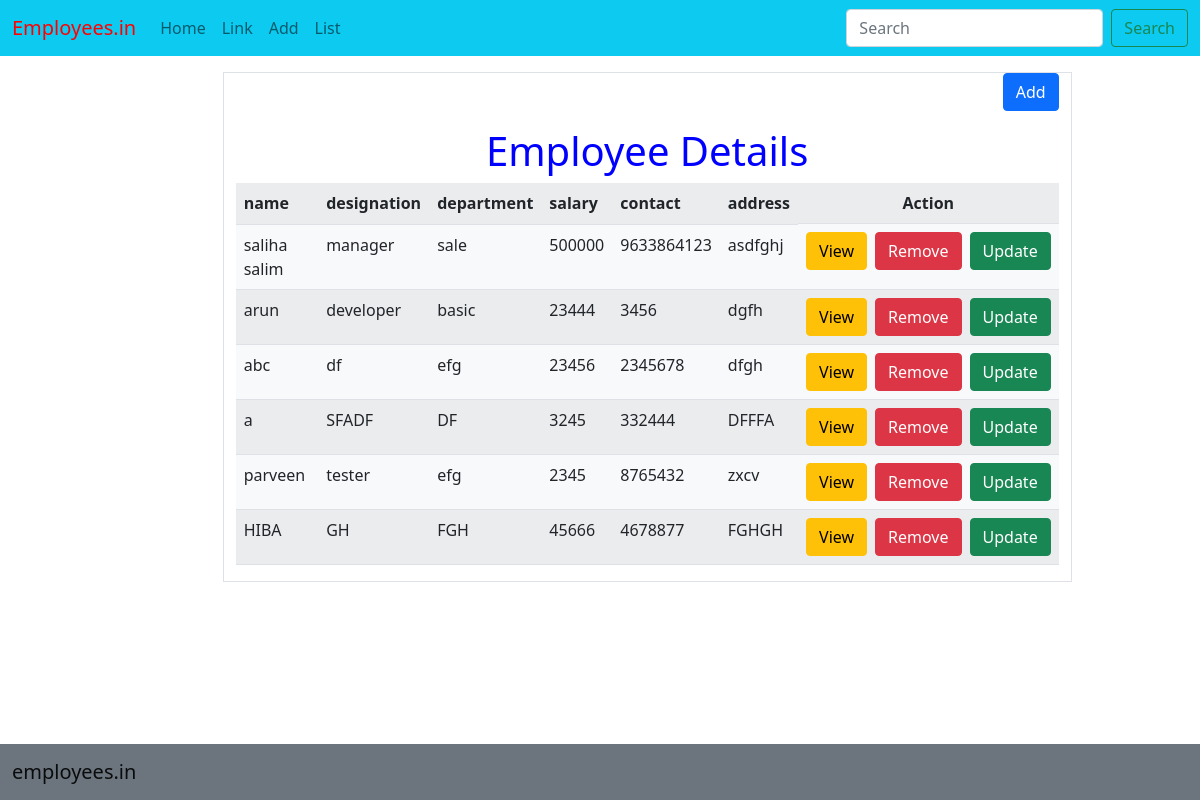
Screenshot of /employee/list/ with the database file from the repository.
### myapp/models.py (models this page shows)
class Employee(models.Model):
    name=models.CharField(max_length=200)
    designation=models.CharField(max_length=200)
    department=models.CharField(max_length=200)
    salary=models.IntegerField()
    contact=models.IntegerField()
    address=models.CharField(max_length=200)

### myapp/views.py (the view)
# urls.py: path('employee/list/',views.EmployeeListView.as_view(),name='employee_list'),
class EmployeeListView(View):
    def get(self,request,*args,**kwargs):
        qs=Employee.objects.all()
        return render(request,"employee_list.html",{"employees":qs})

### myapp/templates/employee_list.html (shortened to what this page needs)
{%extends 'base.html'%}
{%block main_block%}
    <div class="container p-3  ">
        <div class="row">
            <div class="col-2"></div>
            <div class="col-9 border  p-8">
                <div class="w-100 d-flex justify-content-end pb-3">
                    <a href="{%url 'employee_add'%}" class="btn btn-primary">Add</a>
                </div>
                <center>
                <h1 style="color: blue;">Employee Details</h1></center>
                <table class="table table-striped p-3 bg-light">
                    <tr>
                        <th>name</th>
                        <th>designation</th>
                        <th>department</th>
                        <th>salary</th>
                        <th>contact</th>
                        <th>address</th>
                        <th class="d-grid gap-2 d-md-flex justify-content-center">Action</th>
                    </tr>
                    {%for e in employees%}
                    <tr>
                        <td>{{e.name}}</td>
                        <td>{{e.designation}}</td>
                        <td>{{e.department}}</td>
                        <td>{{e.salary}}</td>
                        <td>{{e.contact}}</td>
                        <td>{{e.address}}</td>
                        <td>
                           <div class="d-grid gap-2 d-md-flex justify-content-md-end">
                            <a class="btn btn-warning" href="{%url 'employee_detail' e.id %}" role="button">View</a>
                            <a class="btn btn-danger" href="{%url 'employee_delete' e.id %}" role="button">Remove</a>
                            <a class="btn btn-success" href="{%url 'employee_update' e.id %}" role="button">Update</a>
                        </div>
                        </td>
                    </tr>
                    {%endfor%}
                </table>
            </div>
        </div>
    </div>
{%endblock%}

### myapp/templates/base.html (shortened to what this page needs)
<!DOCTYPE html>
<html lang="en">
<head>
  <link href="https://cdn.jsdelivr.net/npm/bootstrap@5.0.2/dist/css/bootstrap.min.css" rel="stylesheet">
</head>
<body>
  <nav class="navbar navbar-expand-lg navbar-light bg-info">
    <div class="container-fluid">
      <a class="navbar-brand" href="#" style="color: red;" >Employees.in</a>
      <div class="collapse navbar-collapse" id="navbarSupportedContent">
        <ul class="navbar-nav me-auto mb-2 mb-lg-0">
            <a class="nav-link" href="#">Home</a>
          <li class="nav-item">
            <a class="nav-link" href="#">Link</a>
          </li>
          <a class="nav-link" href="{%url 'employee_add' %}">Add</a>
          <li class="nav-item">
            <a class="nav-link" href="{%url 'employee_list' %}" tabindex="-1" aria-disabled="true">List</a>
          </li>
        </ul>
        <form class="d-flex">
          <input class="form-control me-2" type="search" placeholder="Search" aria-label="Search">
          <button class="btn btn-outline-success" type="submit">Search</button>
        </form>
      </div>
    </div>
  </nav>
  {%block main_block%}
  {%endblock%}
  <nav class="navbar fixed-bottom navbar-light bg-secondary text-center">
     <div class="container-fluid">
       <a class="navbar-brand" href="#" >employees.in</a>
     </div>
   </nav>
</body>
</html>

### rows the page displays
Employee: name "saliha salim", designation "manager", department "sale", salary "500000", contact "9633864123", address "asdfghj"
Employee: name "arun", designation "developer", department "basic", salary "23444", contact "3456", address "dgfh"
Employee: name "abc", designation "df", department "efg", salary "23456", contact "2345678", address "dfgh"
Employee: name "a", designation "SFADF", department "DF", salary "3245", contact "332444", address "DFFFA"
Employee: name "parveen", designation "tester", department "efg", salary "2345", contact "8765432", address "zxcv"
Employee: name "HIBA", designation "GH", department "FGH", salary "45666", contact "4678877", address "FGHGH"
